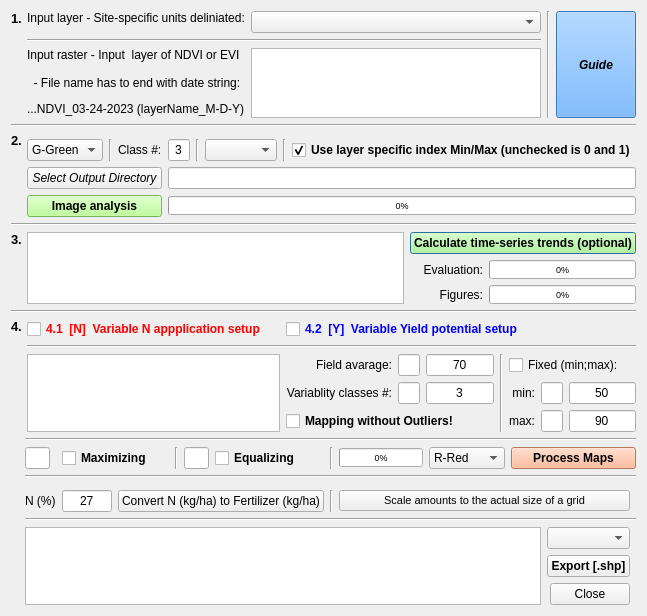
<?xml version="1.0" encoding="UTF-8"?>
<ui version="4.0">
 <class>NDVItoVariableNitrogenApplicationMapDialogBase</class>
 <widget class="QDialog" name="NDVItoVariableNitrogenApplicationMapDialogBase">
  <property name="geometry">
   <rect>
    <x>0</x>
    <y>0</y>
    <width>634</width>
    <height>612</height>
   </rect>
  </property>
  <property name="windowTitle">
   <string>NDVI to Variable Nitrogen Application Map</string>
  </property>
  <layout class="QGridLayout" name="gridLayout_6">
   <item row="2" column="0">
    <layout class="QGridLayout" name="gridLayout_3">
     <item row="4" column="3" colspan="2">
      <widget class="QProgressBar" name="progressBar_2">
       <property name="font">
        <font>
         <pointsize>7</pointsize>
        </font>
       </property>
       <property name="value">
        <number>0</number>
       </property>
      </widget>
     </item>
     <item row="4" column="2">
      <widget class="QLabel" name="label_5">
       <property name="text">
        <string>Figures:</string>
       </property>
       <property name="alignment">
        <set>Qt::AlignRight|Qt::AlignTrailing|Qt::AlignVCenter</set>
       </property>
      </widget>
     </item>
     <item row="3" column="3" colspan="2">
      <widget class="QProgressBar" name="progressBar_3">
       <property name="font">
        <font>
         <pointsize>7</pointsize>
        </font>
       </property>
       <property name="value">
        <number>0</number>
       </property>
      </widget>
     </item>
     <item row="0" column="0" colspan="5">
      <widget class="Line" name="line_6">
       <property name="orientation">
        <enum>Qt::Horizontal</enum>
       </property>
      </widget>
     </item>
     <item row="3" column="2">
      <widget class="QLabel" name="label_4">
       <property name="text">
        <string>Evaluation:</string>
       </property>
       <property name="alignment">
        <set>Qt::AlignRight|Qt::AlignTrailing|Qt::AlignVCenter</set>
       </property>
      </widget>
     </item>
     <item row="1" column="2" rowspan="2" colspan="3">
      <widget class="QPushButton" name="pushButton_2">
       <property name="sizePolicy">
        <sizepolicy hsizetype="Minimum" vsizetype="Expanding">
         <horstretch>0</horstretch>
         <verstretch>0</verstretch>
        </sizepolicy>
       </property>
       <property name="font">
        <font>
         <weight>75</weight>
         <bold>true</bold>
        </font>
       </property>
       <property name="styleSheet">
        <string notr="true">background-color: rgb(170, 255, 127);</string>
       </property>
       <property name="text">
        <string>Calculate time-series trends (optional)</string>
       </property>
      </widget>
     </item>
     <item row="1" column="0" rowspan="4">
      <widget class="QLabel" name="label_12">
       <property name="maximumSize">
        <size>
         <width>10</width>
         <height>16777215</height>
        </size>
       </property>
       <property name="font">
        <font>
         <pointsize>10</pointsize>
         <weight>75</weight>
         <bold>true</bold>
        </font>
       </property>
       <property name="text">
        <string>3.</string>
       </property>
       <property name="alignment">
        <set>Qt::AlignLeading|Qt::AlignLeft|Qt::AlignTop</set>
       </property>
      </widget>
     </item>
     <item row="1" column="1" rowspan="4">
      <widget class="QListWidget" name="listWidget_3">
       <property name="minimumSize">
        <size>
         <width>0</width>
         <height>0</height>
        </size>
       </property>
       <property name="styleSheet">
        <string notr="true">selection-background-color: rgb(170, 255, 127);
selection-color: rgb(0, 0, 0);</string>
       </property>
       <property name="selectionMode">
        <enum>QAbstractItemView::ExtendedSelection</enum>
       </property>
      </widget>
     </item>
    </layout>
   </item>
   <item row="3" column="0">
    <layout class="QGridLayout" name="gridLayout_4">
     <item row="5" column="6">
      <widget class="QLabel" name="label_9">
       <property name="text">
        <string>max:</string>
       </property>
       <property name="alignment">
        <set>Qt::AlignRight|Qt::AlignTrailing|Qt::AlignVCenter</set>
       </property>
      </widget>
     </item>
     <item row="4" column="6">
      <widget class="QLabel" name="label_8">
       <property name="text">
        <string>min:</string>
       </property>
       <property name="alignment">
        <set>Qt::AlignRight|Qt::AlignTrailing|Qt::AlignVCenter</set>
       </property>
      </widget>
     </item>
     <item row="4" column="4">
      <widget class="QLineEdit" name="lineEdit_2">
       <property name="maximumSize">
        <size>
         <width>70</width>
         <height>16777215</height>
        </size>
       </property>
       <property name="text">
        <string>3</string>
       </property>
       <property name="alignment">
        <set>Qt::AlignCenter</set>
       </property>
      </widget>
     </item>
     <item row="0" column="0" colspan="9">
      <widget class="Line" name="line_2">
       <property name="orientation">
        <enum>Qt::Horizontal</enum>
       </property>
      </widget>
     </item>
     <item row="1" column="1">
      <widget class="QCheckBox" name="checkBox_4">
       <property name="font">
        <font>
         <weight>75</weight>
         <bold>true</bold>
        </font>
       </property>
       <property name="styleSheet">
        <string notr="true">color: rgb(255, 0, 0);</string>
       </property>
       <property name="text">
        <string>4.1  [N]  Variable N appplication setup</string>
       </property>
      </widget>
     </item>
     <item row="3" column="6" colspan="3">
      <widget class="QCheckBox" name="checkBox">
       <property name="layoutDirection">
        <enum>Qt::LeftToRight</enum>
       </property>
       <property name="text">
        <string>Fixed (min;max):</string>
       </property>
      </widget>
     </item>
     <item row="5" column="8">
      <widget class="QLineEdit" name="lineEdit_4">
       <property name="maximumSize">
        <size>
         <width>70</width>
         <height>16777215</height>
        </size>
       </property>
       <property name="text">
        <string>90</string>
       </property>
       <property name="alignment">
        <set>Qt::AlignCenter</set>
       </property>
      </widget>
     </item>
     <item row="2" column="1" colspan="8">
      <widget class="Line" name="line_13">
       <property name="orientation">
        <enum>Qt::Horizontal</enum>
       </property>
      </widget>
     </item>
     <item row="3" column="5" rowspan="3">
      <widget class="Line" name="line_3">
       <property name="orientation">
        <enum>Qt::Vertical</enum>
       </property>
      </widget>
     </item>
     <item row="4" column="8">
      <widget class="QLineEdit" name="lineEdit_3">
       <property name="maximumSize">
        <size>
         <width>70</width>
         <height>16777215</height>
        </size>
       </property>
       <property name="text">
        <string>50</string>
       </property>
       <property name="alignment">
        <set>Qt::AlignCenter</set>
       </property>
      </widget>
     </item>
     <item row="4" column="7">
      <widget class="QLineEdit" name="lineEdit_9">
       <property name="maximumSize">
        <size>
         <width>25</width>
         <height>16777215</height>
        </size>
       </property>
       <property name="font">
        <font>
         <weight>75</weight>
         <bold>true</bold>
        </font>
       </property>
       <property name="alignment">
        <set>Qt::AlignCenter</set>
       </property>
      </widget>
     </item>
     <item row="1" column="0" rowspan="5">
      <widget class="QLabel" name="label_13">
       <property name="maximumSize">
        <size>
         <width>10</width>
         <height>16777215</height>
        </size>
       </property>
       <property name="font">
        <font>
         <pointsize>10</pointsize>
         <weight>75</weight>
         <bold>true</bold>
        </font>
       </property>
       <property name="text">
        <string>4.</string>
       </property>
       <property name="alignment">
        <set>Qt::AlignLeading|Qt::AlignLeft|Qt::AlignTop</set>
       </property>
      </widget>
     </item>
     <item row="3" column="1" rowspan="3">
      <widget class="QListWidget" name="listWidget_4">
       <property name="styleSheet">
        <string notr="true">selection-background-color: rgb(170, 255, 127);
selection-color: rgb(0, 0, 0);</string>
       </property>
       <property name="selectionMode">
        <enum>QAbstractItemView::ExtendedSelection</enum>
       </property>
      </widget>
     </item>
     <item row="5" column="7">
      <widget class="QLineEdit" name="lineEdit_10">
       <property name="maximumSize">
        <size>
         <width>25</width>
         <height>16777215</height>
        </size>
       </property>
       <property name="font">
        <font>
         <weight>75</weight>
         <bold>true</bold>
        </font>
       </property>
       <property name="alignment">
        <set>Qt::AlignCenter</set>
       </property>
      </widget>
     </item>
     <item row="3" column="3">
      <widget class="QLineEdit" name="lineEdit_7">
       <property name="maximumSize">
        <size>
         <width>25</width>
         <height>16777215</height>
        </size>
       </property>
       <property name="font">
        <font>
         <weight>75</weight>
         <bold>true</bold>
        </font>
       </property>
       <property name="alignment">
        <set>Qt::AlignCenter</set>
       </property>
      </widget>
     </item>
     <item row="4" column="3">
      <widget class="QLineEdit" name="lineEdit_8">
       <property name="maximumSize">
        <size>
         <width>25</width>
         <height>16777215</height>
        </size>
       </property>
       <property name="font">
        <font>
         <weight>75</weight>
         <bold>true</bold>
        </font>
       </property>
       <property name="alignment">
        <set>Qt::AlignCenter</set>
       </property>
      </widget>
     </item>
     <item row="3" column="2">
      <widget class="QLabel" name="label_10">
       <property name="text">
        <string>Field avarage:</string>
       </property>
       <property name="alignment">
        <set>Qt::AlignRight|Qt::AlignTrailing|Qt::AlignVCenter</set>
       </property>
      </widget>
     </item>
     <item row="3" column="4">
      <widget class="QLineEdit" name="lineEdit_6">
       <property name="maximumSize">
        <size>
         <width>70</width>
         <height>16777215</height>
        </size>
       </property>
       <property name="text">
        <string>70</string>
       </property>
       <property name="alignment">
        <set>Qt::AlignCenter</set>
       </property>
      </widget>
     </item>
     <item row="4" column="2">
      <widget class="QLabel" name="label_7">
       <property name="text">
        <string>Variablity classes #:</string>
       </property>
       <property name="alignment">
        <set>Qt::AlignRight|Qt::AlignTrailing|Qt::AlignVCenter</set>
       </property>
      </widget>
     </item>
     <item row="5" column="2" colspan="3">
      <widget class="QCheckBox" name="checkBox_7">
       <property name="font">
        <font>
         <weight>75</weight>
         <bold>true</bold>
        </font>
       </property>
       <property name="layoutDirection">
        <enum>Qt::LeftToRight</enum>
       </property>
       <property name="text">
        <string>Mapping without Outliers!</string>
       </property>
      </widget>
     </item>
     <item row="1" column="2" colspan="6">
      <widget class="QCheckBox" name="checkBox_5">
       <property name="font">
        <font>
         <weight>75</weight>
         <bold>true</bold>
        </font>
       </property>
       <property name="styleSheet">
        <string notr="true">color: rgb(0, 0, 255);</string>
       </property>
       <property name="text">
        <string>4.2  [Y]  Variable Yield potential setup</string>
       </property>
      </widget>
     </item>
    </layout>
   </item>
   <item row="1" column="0">
    <layout class="QGridLayout" name="gridLayout_2">
     <item row="2" column="8">
      <widget class="QCheckBox" name="checkBox_6">
       <property name="font">
        <font>
         <weight>75</weight>
         <bold>true</bold>
        </font>
       </property>
       <property name="text">
        <string>Use layer specific index Min/Max (unchecked is 0 and 1)</string>
       </property>
       <property name="checked">
        <bool>true</bool>
       </property>
      </widget>
     </item>
     <item row="2" column="4">
      <widget class="QLineEdit" name="lineEdit">
       <property name="maximumSize">
        <size>
         <width>30</width>
         <height>16777215</height>
        </size>
       </property>
       <property name="text">
        <string>3</string>
       </property>
       <property name="alignment">
        <set>Qt::AlignCenter</set>
       </property>
      </widget>
     </item>
     <item row="2" column="2">
      <widget class="Line" name="line_9">
       <property name="orientation">
        <enum>Qt::Vertical</enum>
       </property>
      </widget>
     </item>
     <item row="4" column="1" colspan="3">
      <widget class="QPushButton" name="pushButton">
       <property name="font">
        <font>
         <weight>75</weight>
         <bold>true</bold>
        </font>
       </property>
       <property name="styleSheet">
        <string notr="true">background-color: rgb(170, 255, 127);</string>
       </property>
       <property name="text">
        <string>Image analysis</string>
       </property>
      </widget>
     </item>
     <item row="2" column="5">
      <widget class="Line" name="line_10">
       <property name="orientation">
        <enum>Qt::Vertical</enum>
       </property>
      </widget>
     </item>
     <item row="2" column="6">
      <widget class="QComboBox" name="comboBox"/>
     </item>
     <item row="1" column="0" rowspan="4">
      <widget class="QLabel" name="label_11">
       <property name="maximumSize">
        <size>
         <width>10</width>
         <height>16777215</height>
        </size>
       </property>
       <property name="font">
        <font>
         <pointsize>10</pointsize>
         <weight>75</weight>
         <bold>true</bold>
        </font>
       </property>
       <property name="text">
        <string>2.</string>
       </property>
       <property name="alignment">
        <set>Qt::AlignLeading|Qt::AlignLeft|Qt::AlignTop</set>
       </property>
      </widget>
     </item>
     <item row="2" column="3">
      <widget class="QLabel" name="label_3">
       <property name="text">
        <string>Class #:</string>
       </property>
      </widget>
     </item>
     <item row="4" column="4" colspan="5">
      <widget class="QProgressBar" name="progressBar">
       <property name="font">
        <font>
         <pointsize>7</pointsize>
        </font>
       </property>
       <property name="value">
        <number>0</number>
       </property>
       <property name="textVisible">
        <bool>true</bool>
       </property>
       <property name="textDirection">
        <enum>QProgressBar::TopToBottom</enum>
       </property>
      </widget>
     </item>
     <item row="2" column="7">
      <widget class="Line" name="line_11">
       <property name="orientation">
        <enum>Qt::Vertical</enum>
       </property>
      </widget>
     </item>
     <item row="0" column="0" colspan="9">
      <widget class="Line" name="line_7">
       <property name="orientation">
        <enum>Qt::Horizontal</enum>
       </property>
      </widget>
     </item>
     <item row="2" column="1">
      <widget class="QComboBox" name="comboBox_2">
       <item>
        <property name="text">
         <string>G-Green</string>
        </property>
       </item>
       <item>
        <property name="text">
         <string>R-Red</string>
        </property>
       </item>
       <item>
        <property name="text">
         <string>B-Blue</string>
        </property>
       </item>
      </widget>
     </item>
     <item row="3" column="1" colspan="3">
      <widget class="QPushButton" name="pushButton_8">
       <property name="font">
        <font>
         <italic>true</italic>
        </font>
       </property>
       <property name="text">
        <string>Select Output Directory</string>
       </property>
      </widget>
     </item>
     <item row="3" column="4" colspan="5">
      <widget class="QLineEdit" name="lineEdit_5"/>
     </item>
    </layout>
   </item>
   <item row="4" column="0">
    <layout class="QGridLayout" name="gridLayout_5">
     <item row="1" column="10">
      <widget class="QComboBox" name="comboBox_4">
       <item>
        <property name="text">
         <string>R-Red</string>
        </property>
       </item>
       <item>
        <property name="text">
         <string>G-Green</string>
        </property>
       </item>
       <item>
        <property name="text">
         <string>B-Blue</string>
        </property>
       </item>
      </widget>
     </item>
     <item row="0" column="1" colspan="18">
      <widget class="Line" name="line_4">
       <property name="orientation">
        <enum>Qt::Horizontal</enum>
       </property>
      </widget>
     </item>
     <item row="1" column="5">
      <widget class="QLineEdit" name="lineEdit_12">
       <property name="maximumSize">
        <size>
         <width>25</width>
         <height>16777215</height>
        </size>
       </property>
       <property name="font">
        <font>
         <weight>75</weight>
         <bold>true</bold>
        </font>
       </property>
       <property name="alignment">
        <set>Qt::AlignCenter</set>
       </property>
      </widget>
     </item>
     <item row="4" column="8">
      <widget class="Line" name="line_12">
       <property name="orientation">
        <enum>Qt::Vertical</enum>
       </property>
      </widget>
     </item>
     <item row="1" column="1">
      <widget class="QLineEdit" name="lineEdit_11">
       <property name="maximumSize">
        <size>
         <width>25</width>
         <height>16777215</height>
        </size>
       </property>
       <property name="font">
        <font>
         <weight>75</weight>
         <bold>true</bold>
        </font>
       </property>
       <property name="alignment">
        <set>Qt::AlignCenter</set>
       </property>
      </widget>
     </item>
     <item row="1" column="9">
      <widget class="QProgressBar" name="progressBar_4">
       <property name="font">
        <font>
         <pointsize>7</pointsize>
        </font>
       </property>
       <property name="value">
        <number>0</number>
       </property>
      </widget>
     </item>
     <item row="6" column="17">
      <widget class="QComboBox" name="comboBox_5"/>
     </item>
     <item row="1" column="8">
      <widget class="Line" name="line_17">
       <property name="orientation">
        <enum>Qt::Vertical</enum>
       </property>
      </widget>
     </item>
     <item row="1" column="11" colspan="8">
      <widget class="QPushButton" name="pushButton_4">
       <property name="font">
        <font>
         <weight>75</weight>
         <bold>true</bold>
        </font>
       </property>
       <property name="styleSheet">
        <string notr="true">background-color: rgb(255, 170, 127);</string>
       </property>
       <property name="text">
        <string>Process Maps</string>
       </property>
      </widget>
     </item>
     <item row="5" column="1" colspan="18">
      <widget class="Line" name="line_15">
       <property name="orientation">
        <enum>Qt::Horizontal</enum>
       </property>
      </widget>
     </item>
     <item row="2" column="1" colspan="18">
      <widget class="Line" name="line_5">
       <property name="orientation">
        <enum>Qt::Horizontal</enum>
       </property>
      </widget>
     </item>
     <item row="4" column="9" colspan="9">
      <widget class="QPushButton" name="pushButton_7">
       <property name="font">
        <font>
         <pointsize>8</pointsize>
        </font>
       </property>
       <property name="text">
        <string>Scale amounts to the actual size of a grid</string>
       </property>
      </widget>
     </item>
     <item row="1" column="6" colspan="2">
      <widget class="QCheckBox" name="checkBox_3">
       <property name="font">
        <font>
         <weight>75</weight>
         <bold>true</bold>
        </font>
       </property>
       <property name="text">
        <string>Equalizing</string>
       </property>
      </widget>
     </item>
     <item row="4" column="2">
      <widget class="QLineEdit" name="lineEdit_13">
       <property name="maximumSize">
        <size>
         <width>50</width>
         <height>16777215</height>
        </size>
       </property>
       <property name="text">
        <string>27</string>
       </property>
       <property name="alignment">
        <set>Qt::AlignCenter</set>
       </property>
      </widget>
     </item>
     <item row="4" column="1">
      <widget class="QLabel" name="label_15">
       <property name="text">
        <string>N (%)</string>
       </property>
      </widget>
     </item>
     <item row="1" column="4">
      <widget class="Line" name="line_8">
       <property name="orientation">
        <enum>Qt::Vertical</enum>
       </property>
      </widget>
     </item>
     <item row="1" column="2" colspan="2">
      <widget class="QCheckBox" name="checkBox_2">
       <property name="font">
        <font>
         <weight>75</weight>
         <bold>true</bold>
        </font>
       </property>
       <property name="text">
        <string>Maximizing</string>
       </property>
      </widget>
     </item>
     <item row="6" column="1" rowspan="3" colspan="16">
      <widget class="QTextBrowser" name="textBrowser"/>
     </item>
     <item row="1" column="0" rowspan="8">
      <widget class="QLabel" name="label_14">
       <property name="maximumSize">
        <size>
         <width>10</width>
         <height>16777215</height>
        </size>
       </property>
       <property name="font">
        <font>
         <pointsize>10</pointsize>
         <weight>75</weight>
         <bold>true</bold>
        </font>
       </property>
       <property name="text">
        <string/>
       </property>
      </widget>
     </item>
     <item row="4" column="3" colspan="5">
      <widget class="QPushButton" name="pushButton_3">
       <property name="text">
        <string>Convert N (kg/ha) to Fertilizer (kg/ha)</string>
       </property>
      </widget>
     </item>
     <item row="7" column="17">
      <widget class="QPushButton" name="pushButton_5">
       <property name="font">
        <font>
         <weight>75</weight>
         <bold>true</bold>
        </font>
       </property>
       <property name="text">
        <string>Export [.shp]</string>
       </property>
      </widget>
     </item>
     <item row="8" column="17">
      <widget class="QDialogButtonBox" name="button_box">
       <property name="font">
        <font>
         <weight>50</weight>
         <bold>false</bold>
        </font>
       </property>
       <property name="orientation">
        <enum>Qt::Horizontal</enum>
       </property>
       <property name="standardButtons">
        <set>QDialogButtonBox::Close</set>
       </property>
      </widget>
     </item>
    </layout>
   </item>
   <item row="0" column="0">
    <layout class="QGridLayout" name="gridLayout">
     <item row="1" column="1" colspan="2">
      <widget class="Line" name="line">
       <property name="orientation">
        <enum>Qt::Horizontal</enum>
       </property>
      </widget>
     </item>
     <item row="0" column="1">
      <widget class="QLabel" name="label_2">
       <property name="text">
        <string>Input layer - Site-specific units deliniated:</string>
       </property>
       <property name="alignment">
        <set>Qt::AlignLeading|Qt::AlignLeft|Qt::AlignTop</set>
       </property>
      </widget>
     </item>
     <item row="0" column="2">
      <widget class="QComboBox" name="comboBox_3">
       <property name="styleSheet">
        <string notr="true">selection-background-color: rgb(170, 255, 127);
selection-color: rgb(0, 0, 0);</string>
       </property>
       <property name="sizeAdjustPolicy">
        <enum>QComboBox::AdjustToMinimumContentsLength</enum>
       </property>
      </widget>
     </item>
     <item row="2" column="1">
      <widget class="QLabel" name="label">
       <property name="text">
        <string>Input raster - Input  layer of NDVI or EVI</string>
       </property>
       <property name="alignment">
        <set>Qt::AlignLeading|Qt::AlignLeft|Qt::AlignTop</set>
       </property>
      </widget>
     </item>
     <item row="3" column="1">
      <widget class="QLabel" name="label_17">
       <property name="text">
        <string>  - File name has to end with date string:</string>
       </property>
      </widget>
     </item>
     <item row="4" column="1">
      <widget class="QLabel" name="label_16">
       <property name="text">
        <string>...NDVI_03-24-2023 (layerName_M-D-Y)</string>
       </property>
      </widget>
     </item>
     <item row="2" column="2" rowspan="3">
      <widget class="QListWidget" name="listWidget_2">
       <property name="styleSheet">
        <string notr="true">selection-background-color: rgb(170, 255, 127);
selection-color: rgb(0, 0, 0);</string>
       </property>
       <property name="selectionMode">
        <enum>QAbstractItemView::ExtendedSelection</enum>
       </property>
      </widget>
     </item>
     <item row="0" column="4" rowspan="5">
      <widget class="QPushButton" name="pushButton_6">
       <property name="sizePolicy">
        <sizepolicy hsizetype="Minimum" vsizetype="Expanding">
         <horstretch>0</horstretch>
         <verstretch>0</verstretch>
        </sizepolicy>
       </property>
       <property name="maximumSize">
        <size>
         <width>16777215</width>
         <height>16777215</height>
        </size>
       </property>
       <property name="font">
        <font>
         <weight>75</weight>
         <italic>true</italic>
         <bold>true</bold>
        </font>
       </property>
       <property name="styleSheet">
        <string notr="true">background-color: rgb(79, 164, 255);</string>
       </property>
       <property name="text">
        <string>Guide</string>
       </property>
      </widget>
     </item>
     <item row="0" column="3" rowspan="5">
      <widget class="Line" name="line_14">
       <property name="orientation">
        <enum>Qt::Vertical</enum>
       </property>
      </widget>
     </item>
     <item row="0" column="0" rowspan="5">
      <widget class="QLabel" name="label_6">
       <property name="maximumSize">
        <size>
         <width>10</width>
         <height>16777215</height>
        </size>
       </property>
       <property name="font">
        <font>
         <pointsize>10</pointsize>
         <weight>75</weight>
         <bold>true</bold>
        </font>
       </property>
       <property name="styleSheet">
        <string notr="true"/>
       </property>
       <property name="text">
        <string>1.</string>
       </property>
       <property name="alignment">
        <set>Qt::AlignLeading|Qt::AlignLeft|Qt::AlignTop</set>
       </property>
      </widget>
     </item>
    </layout>
   </item>
  </layout>
 </widget>
 <resources/>
 <connections>
  <connection>
   <sender>button_box</sender>
   <signal>accepted()</signal>
   <receiver>NDVItoVariableNitrogenApplicationMapDialogBase</receiver>
   <slot>accept()</slot>
   <hints>
    <hint type="sourcelabel">
     <x>20</x>
     <y>20</y>
    </hint>
    <hint type="destinationlabel">
     <x>20</x>
     <y>20</y>
    </hint>
   </hints>
  </connection>
  <connection>
   <sender>button_box</sender>
   <signal>rejected()</signal>
   <receiver>NDVItoVariableNitrogenApplicationMapDialogBase</receiver>
   <slot>reject()</slot>
   <hints>
    <hint type="sourcelabel">
     <x>20</x>
     <y>20</y>
    </hint>
    <hint type="destinationlabel">
     <x>20</x>
     <y>20</y>
    </hint>
   </hints>
  </connection>
 </connections>
</ui>
